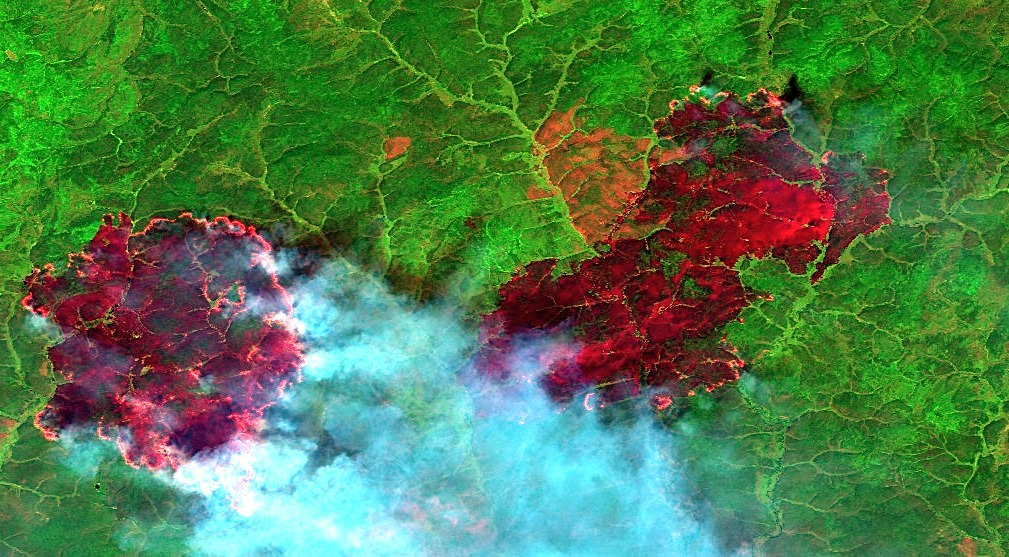
#> input picture samples/ic/1.jpg, 1009 x 557 px; its folder holds only this picture in this run
$ python -i utils.py   (imports and definitions only)
#> lines starting #> are read from the running program, lines starting #| are printed output that depends on the picture; after the words box and inside, x2 and y2 are one past the last pixel; in counts of white or black regions, pixels touching at a corner belong together
#> further down, picture is the input picture: shape (557, 1009, 3); mean B, G, R 74.7, 123.3, 78.4
import cv2
import numpy as np
import sys
from os import listdir
from os.path import isfile, join


# TODO
def get_files_list(file_path):
    files = [join(file_path, f) for f in listdir(file_path) if isfile(join(file_path, f))]
    return files

def _find_by_color(img: np.uint8, low: tuple, high: tuple) -> (np.uint8, tuple):
    """
    _find_by_color возвращает маску и контуры объекта определенного цвета
    Находит объекты по промежуткам в пространстве HSV

    Возвращает:
    ____________
        img_mask: np.uint8 - двумерный массив маски изображения
        cont: tuple of arrays - возвращает кортеж контуров, найденных по цвету на изображении

    Атрибуты:
    _________
    img: np.uint8 -  массив изображения (цветовое пространство BGR)

    low: tuple - минимальное значение порога;  кортеж из 3-х значений, каждое значение в промежутке 0-255

    high: tuple - максимальное значение порога; кортеж из 3-х значений, каждое значение в промежутке 0-255
                        каждое значение кортежа high должно быть больше соответствующего ему по индеску кортежа low
                        high[0] > low[0], high[1] > low[1], high[2] > low[2]


    """
#> called with low = (0, 70, 70), high = (50, 255, 255)
    img_blur = cv2.blur(img, (10, 10))
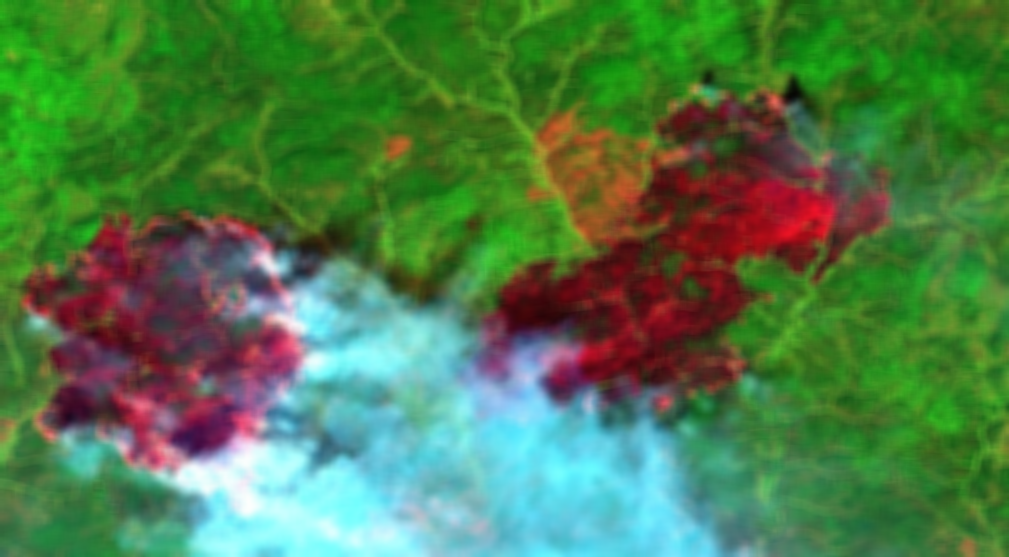
#> img_blur: shape (557, 1009, 3); mean B, G, R 74.6, 123.2, 78.3

    img_hsv = cv2.cvtColor(img_blur, cv2.COLOR_BGR2HSV )
#> img_hsv: shape (557, 1009, 3); mean H, S, V 72.8, 163.5, 138.5

    img_mask = cv2.inRange(img_hsv, low, high)
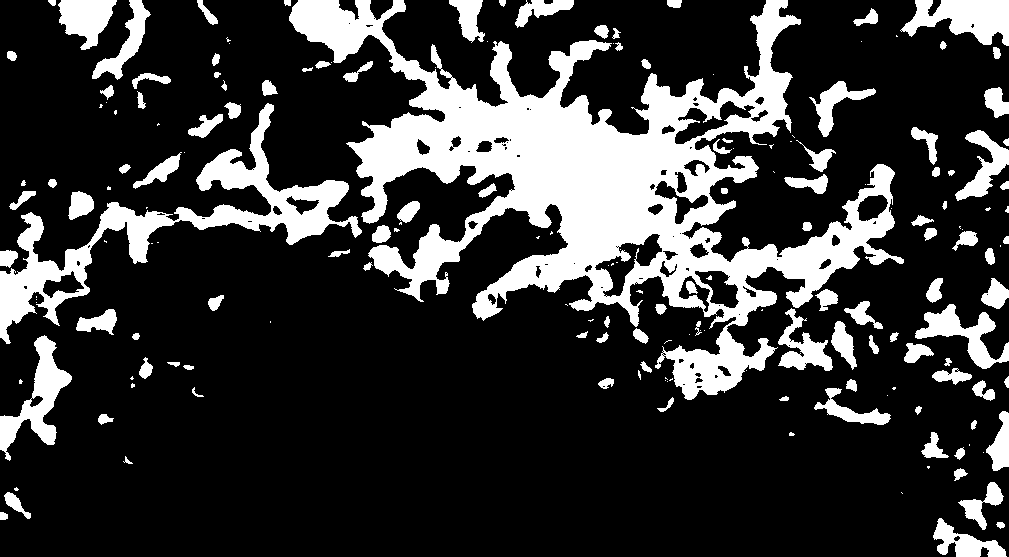
#> img_mask: shape (557, 1009); 21.7% white; 181 white regions (69 under 20 px)

    cont, h = cv2.findContours( img_mask, cv2.RETR_TREE,
                                                  cv2.CHAIN_APPROX_SIMPLE )
#> cont = 290 contours, 143 with area under 20; largest, box (x1, y1, x2, y2) and area: (289, 0, 904, 400) 77487, (0, 103, 362, 344) 13691, (900, 0, 1009, 46) 2902, (0, 335, 72, 461) 2870, (915, 304, 1009, 369) 1934; h = 290 rows, first 6: [1, -1, -1, -1], [3, 0, 2, -1], [-1, -1, -1, 1], [4, 1, -1, -1], [5, 3, -1, -1], [6, 4, -1, -1]
    return img_mask, cont

def get_center_of_ignition(img: np.uint8) -> (np.uint8, tuple):
    return _find_by_color(img, (0,70, 70),
                                                 (50, 255, 255) )

def get_center_of_ignition_ic(img: np.uint8) -> (np.uint8, tuple):
    return _find_by_color(img, (0,70, 70),
                                                (30, 255, 255) )

def  get_smoke():
    pass

>>> import cv2
>>> picture = cv2.imread('samples/ic/1.jpg')
>>> result = get_center_of_ignition(picture)

$ run again, on samples/ic/2.jpg
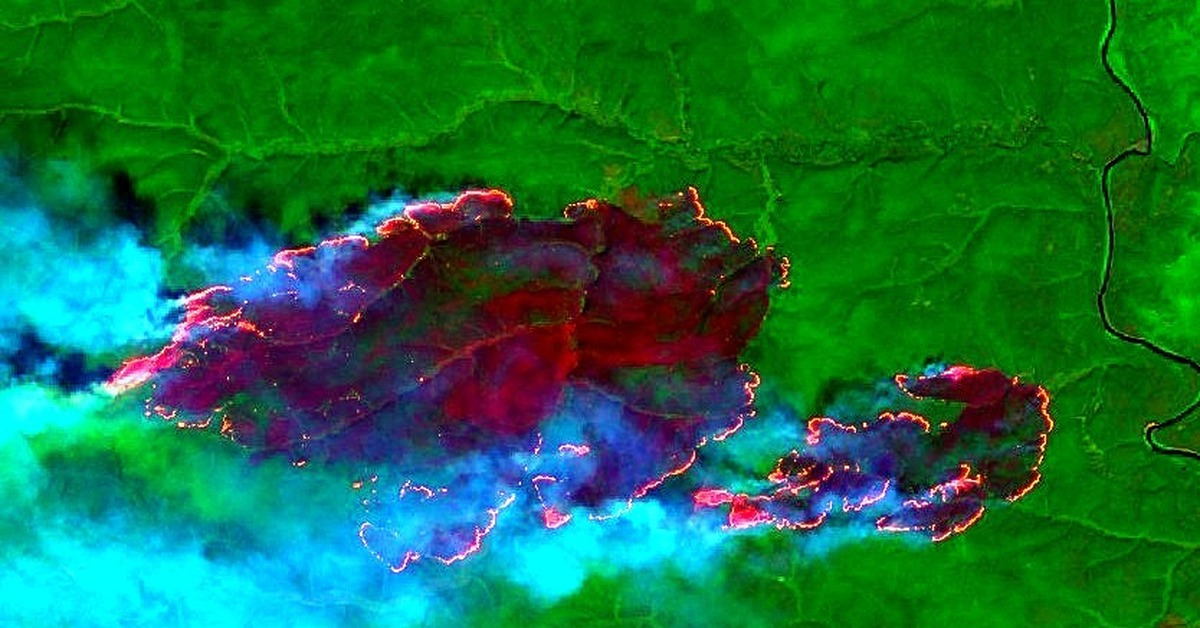
#> input picture samples/ic/2.jpg, 1200 x 628 px
#> picture is the input picture: shape (628, 1200, 3); mean B, G, R 63.6, 111, 22.6
#> in _find_by_color, `img_blur = cv2.blur(img, (10, 10))`:
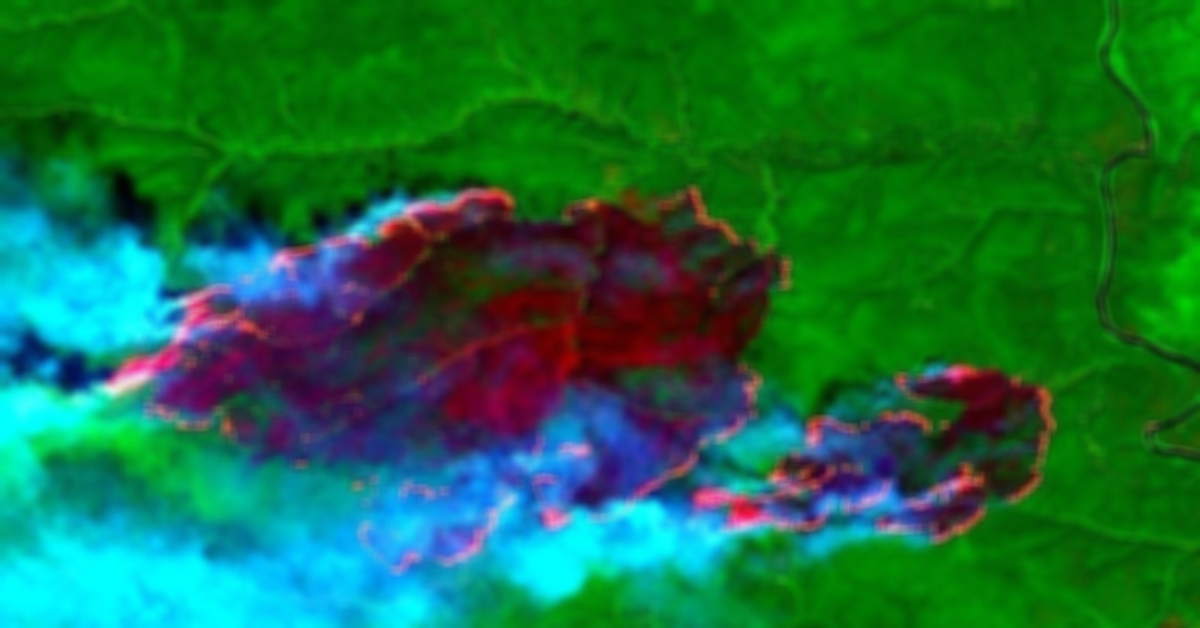
#> img_blur: shape (628, 1200, 3); mean B, G, R 63.6, 111, 22.6
#> img_hsv: shape (628, 1200, 3); mean H, S, V 79.2, 225.7, 128.7
#> in _find_by_color, `img_mask = cv2.inRange(img_hsv, low, high)`:
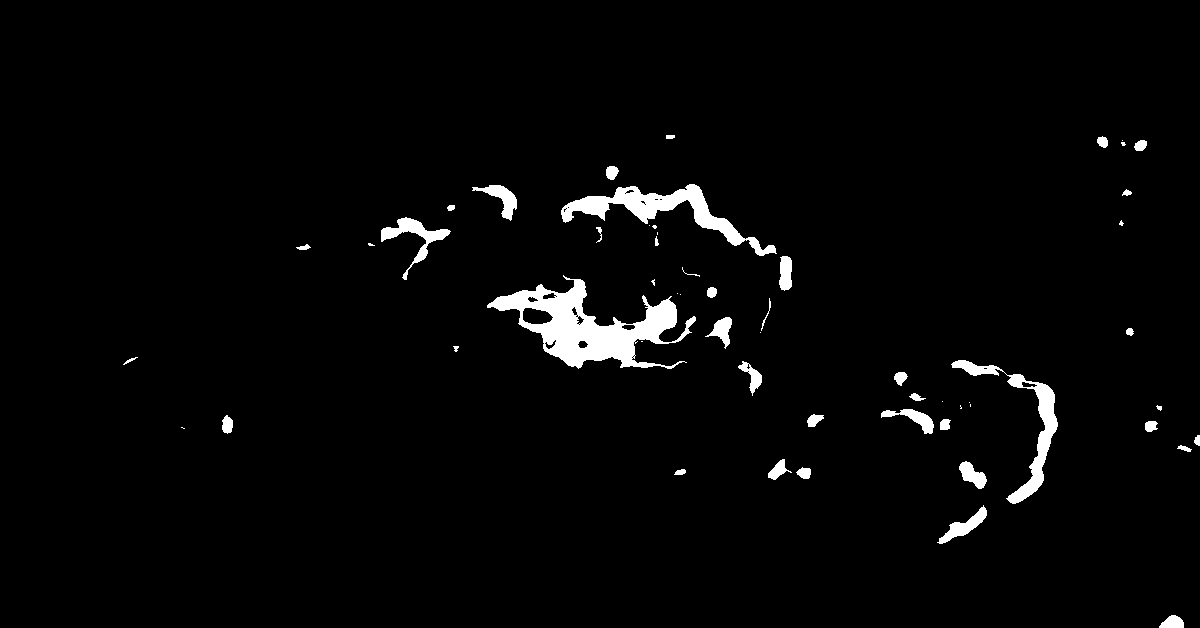
#> img_mask: shape (628, 1200); 2.6% white; 56 white regions (17 under 20 px)
#> cont = 83 contours, 40 with area under 20; largest, box (x1, y1, x2, y2) and area: (487, 275, 696, 369) 7566, (561, 184, 777, 256) 3400, (951, 360, 1058, 504) 2222, (381, 217, 451, 280) 892, (937, 505, 987, 544) 535; h = 83 rows, first 6: [1, -1, -1, -1], [2, 0, -1, -1], [3, 1, -1, -1], [4, 2, -1, -1], [5, 3, -1, -1], [6, 4, -1, -1]
